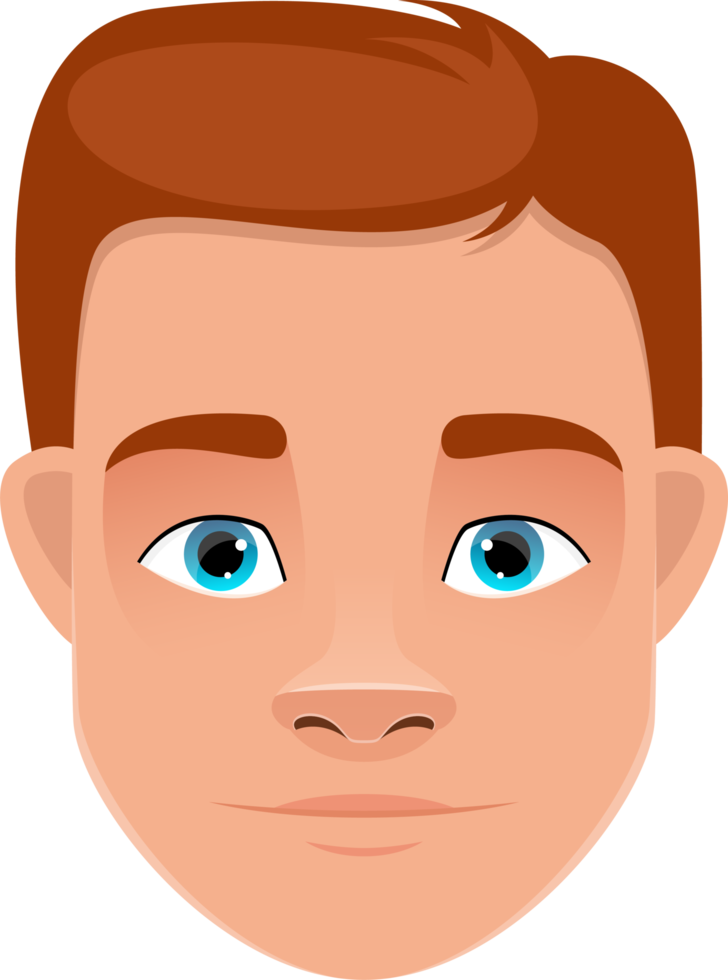
#> input picture code/image.webp, 728 x 980 px
$ python image_processing.py
#> lines starting #> are read from the running program, lines starting #| are printed output that depends on the picture; after the words box and inside, x2 and y2 are one past the last pixel; in counts of white or black regions, pixels touching at a corner belong together
import cv2 as cv
import numpy as np
from matplotlib import pyplot as plt

from PIL import Image

im = Image.open("./image.webp")
#> im is the input picture: PIL image 728x980 RGBA; mean R, G, B, A 211.1, 138.3, 101.6, 203.4
im.save("image.png")

img = cv.imread('image.png', cv.IMREAD_GRAYSCALE)
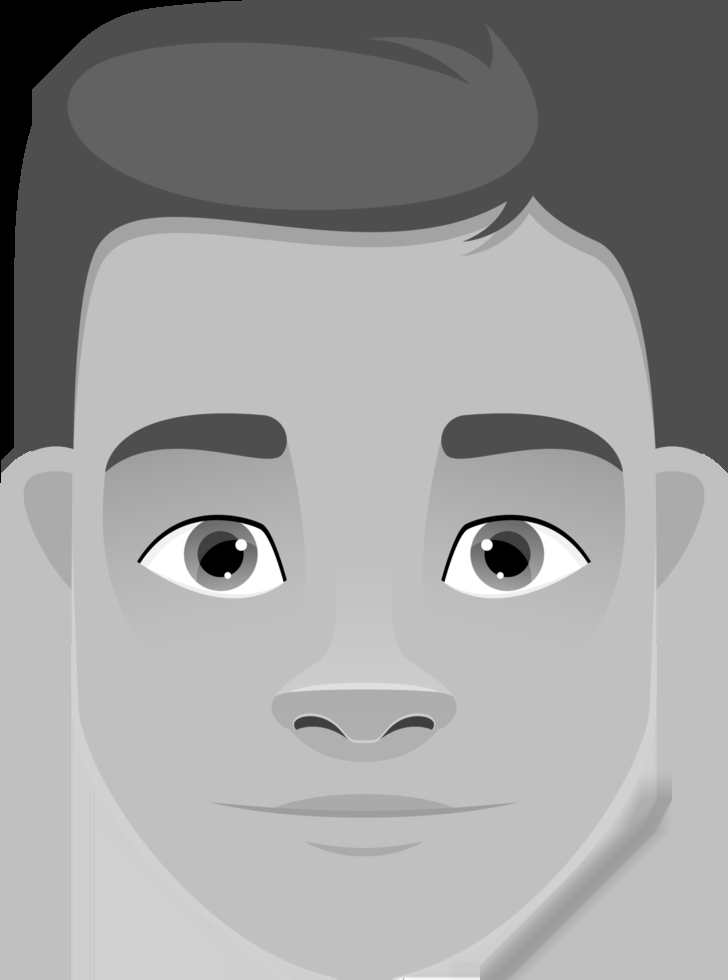
#> img: shape (980, 728); min 0, max 255, mean 155.3
assert img is not None, "file could not be read, check with os.path.exists()"
ret,thresh1 = cv.threshold(img,127,255,cv.THRESH_BINARY)
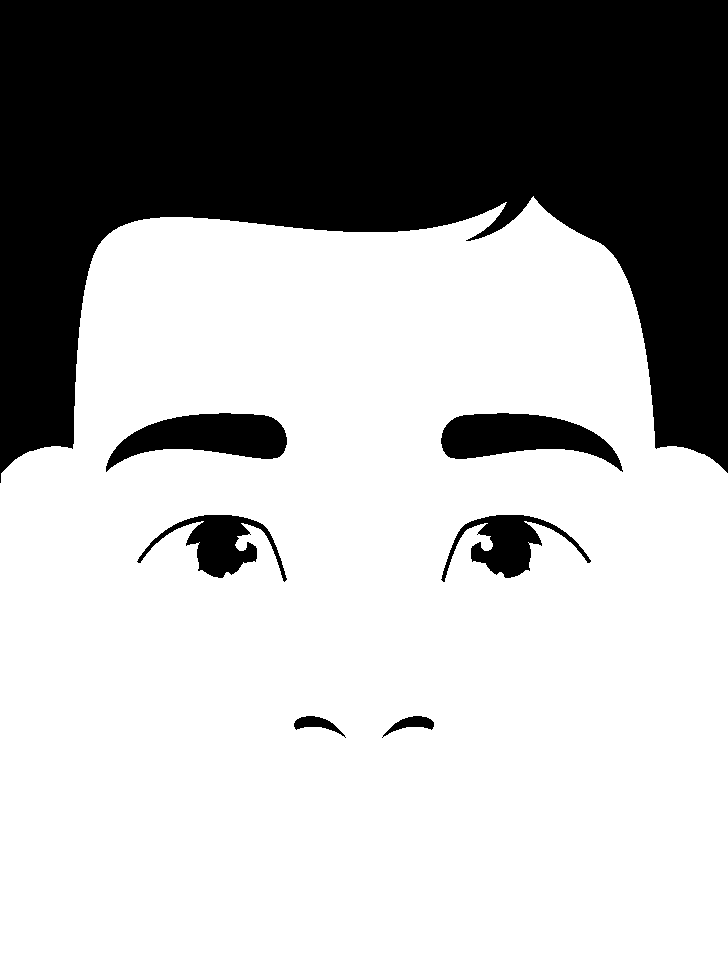
#> thresh1: shape (980, 728); 68.8% white; 7 black regions, largest, box (x1, y1, x2, y2) and area: (0, 0, 728, 483) 202635, (106, 413, 287, 472) 5825, (441, 413, 623, 472) 5824


titles = ['Original Image','BINARY']
images = [img, thresh1]

for i in range(len(images)):
    plt.plot(2,3,i+1),plt.imshow(images[i],'gray',vmin=0,vmax=255)
    plt.title(titles[i])
    plt.xticks([]),plt.yticks([])
#> this loop made 2 passes

im = Image.fromarray(images[1])
im.save('processed_image.png')
plt.show()
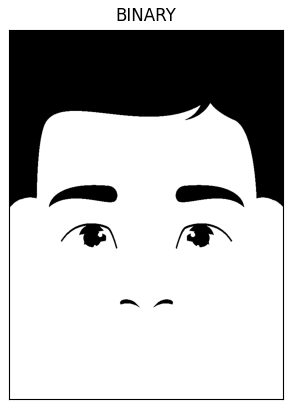
#> figure drawn by matplotlib, 1 panel

$ run again, with code/p1.jpeg saved as code/image.webp
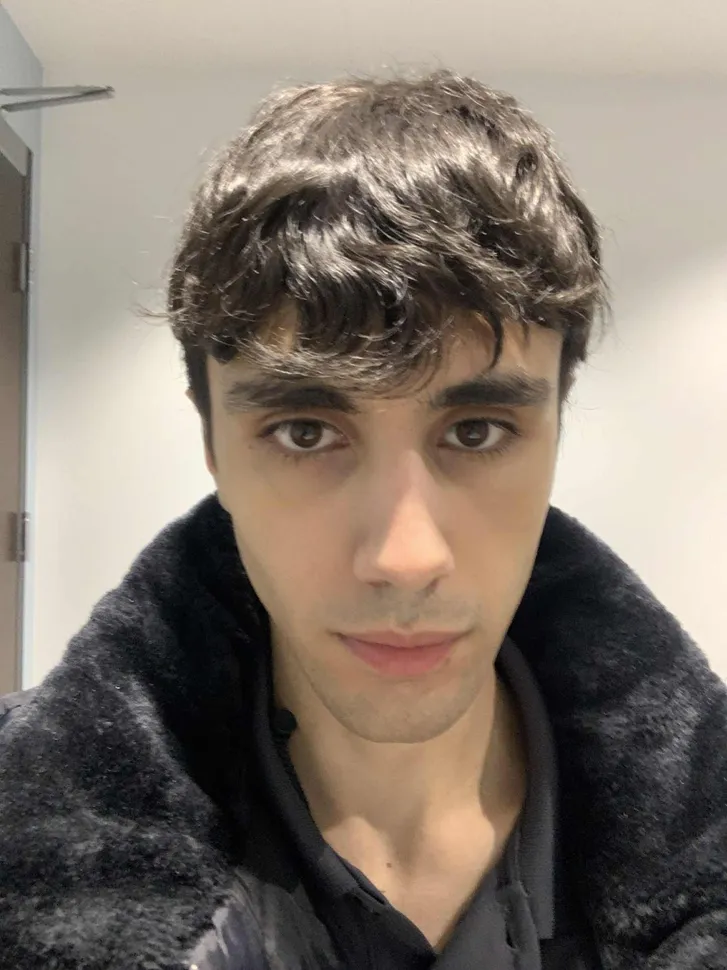
#> input picture code/p1.jpeg, 727 x 970 px, shrunk from 1536 x 2048 before the run
#> im is the input picture: PIL image 727x970 RGB; mean R, G, B 131, 119.9, 109.4
#> `ret,thresh1 = cv.threshold(img,127,255,cv.THRESH_BINARY)`:
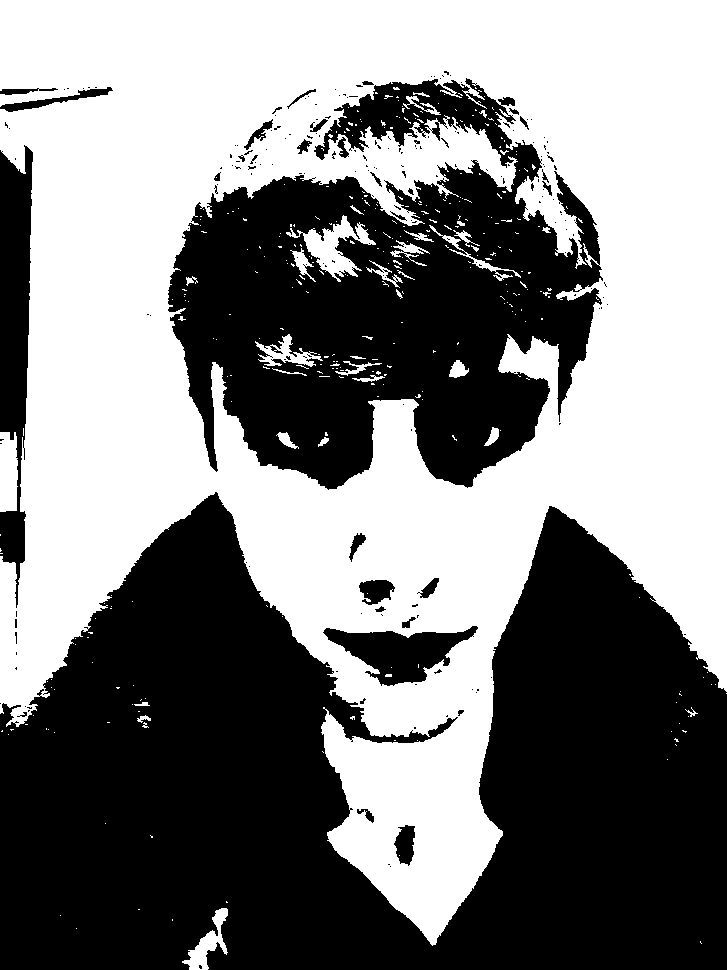
#> thresh1: shape (970, 727); 51% white; 209 black regions (177 under 20 px), largest, box (x1, y1, x2, y2) and area: (0, 492, 727, 970) 224767, (168, 78, 603, 490) 102223, (0, 145, 33, 608) 9697
#> the loop `for i in range(len(images)):` made 2 passes
#> `plt.show()`:
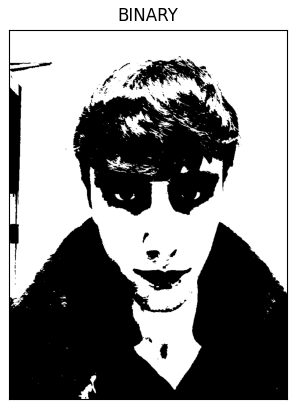
#> figure drawn by matplotlib, 1 panel
